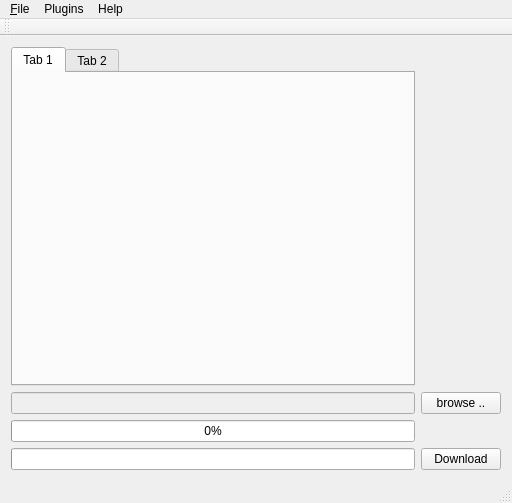
<?xml version="1.0" encoding="UTF-8"?>
<ui version="4.0">
 <class>MainWindow</class>
 <widget class="QMainWindow" name="MainWindow">
  <property name="geometry">
   <rect>
    <x>0</x>
    <y>0</y>
    <width>512</width>
    <height>503</height>
   </rect>
  </property>
  <property name="windowTitle">
   <string>PhotosDD</string>
  </property>
  <widget class="QWidget" name="centralWidget">
   <layout class="QGridLayout" name="gridLayout">
    <item row="1" column="0">
     <widget class="QTabWidget" name="tabWidget">
      <property name="currentIndex">
       <number>0</number>
      </property>
      <widget class="QWidget" name="tab">
       <attribute name="title">
        <string>Tab 1</string>
       </attribute>
      </widget>
      <widget class="QWidget" name="tab_2">
       <attribute name="title">
        <string>Tab 2</string>
       </attribute>
      </widget>
     </widget>
    </item>
    <item row="4" column="1">
     <widget class="QPushButton" name="DownloadButton">
      <property name="text">
       <string>Download</string>
      </property>
     </widget>
    </item>
    <item row="2" column="0">
     <widget class="QLineEdit" name="SaveToDirLineEdit">
      <property name="enabled">
       <bool>false</bool>
      </property>
      <property name="toolTip">
       <string>Saves all downloaded files into this directory.</string>
      </property>
     </widget>
    </item>
    <item row="2" column="1">
     <widget class="QPushButton" name="SaveToDirButton">
      <property name="text">
       <string>browse ..</string>
      </property>
     </widget>
    </item>
    <item row="4" column="0">
     <widget class="QProgressBar" name="overallProgressBar">
      <property name="value">
       <number>0</number>
      </property>
      <property name="textVisible">
       <bool>false</bool>
      </property>
     </widget>
    </item>
    <item row="3" column="0">
     <widget class="QProgressBar" name="pluginProgressBar">
      <property name="value">
       <number>0</number>
      </property>
     </widget>
    </item>
   </layout>
  </widget>
  <widget class="QMenuBar" name="menuBar">
   <property name="geometry">
    <rect>
     <x>0</x>
     <y>0</y>
     <width>512</width>
     <height>26</height>
    </rect>
   </property>
   <widget class="QMenu" name="menuPlugins">
    <property name="title">
     <string>Plugins</string>
    </property>
    <addaction name="actionConfig"/>
   </widget>
   <widget class="QMenu" name="menuHelp">
    <property name="title">
     <string>Help</string>
    </property>
    <addaction name="actionTips"/>
    <addaction name="separator"/>
    <addaction name="actionAbout_PhotosDD_GUI"/>
    <addaction name="actionAbout_PhotosDD"/>
    <addaction name="actionAbout_QT"/>
   </widget>
   <widget class="QMenu" name="menuFile">
    <property name="title">
     <string>&amp;File</string>
    </property>
    <addaction name="actionQuit"/>
   </widget>
   <addaction name="menuFile"/>
   <addaction name="menuPlugins"/>
   <addaction name="menuHelp"/>
  </widget>
  <widget class="QToolBar" name="mainToolBar">
   <attribute name="toolBarArea">
    <enum>TopToolBarArea</enum>
   </attribute>
   <attribute name="toolBarBreak">
    <bool>false</bool>
   </attribute>
  </widget>
  <widget class="QStatusBar" name="statusBar"/>
  <action name="actionConfig">
   <property name="text">
    <string>Config ...</string>
   </property>
  </action>
  <action name="actionAbout_PhotosDD_GUI">
   <property name="text">
    <string>About PhotosDD-GUI</string>
   </property>
  </action>
  <action name="actionAbout_PhotosDD">
   <property name="text">
    <string>About PhotosDD</string>
   </property>
  </action>
  <action name="actionAbout_QT">
   <property name="text">
    <string>About Qt</string>
   </property>
  </action>
  <action name="actionQuit">
   <property name="text">
    <string>&amp;Quit</string>
   </property>
   <property name="shortcut">
    <string>Ctrl+Q</string>
   </property>
  </action>
  <action name="actionTips">
   <property name="text">
    <string>Tips</string>
   </property>
  </action>
 </widget>
 <layoutdefault spacing="6" margin="11"/>
 <resources/>
 <connections>
  <connection>
   <sender>actionQuit</sender>
   <signal>triggered()</signal>
   <receiver>MainWindow</receiver>
   <slot>close()</slot>
   <hints>
    <hint type="sourcelabel">
     <x>-1</x>
     <y>-1</y>
    </hint>
    <hint type="destinationlabel">
     <x>255</x>
     <y>251</y>
    </hint>
   </hints>
  </connection>
 </connections>
</ui>
